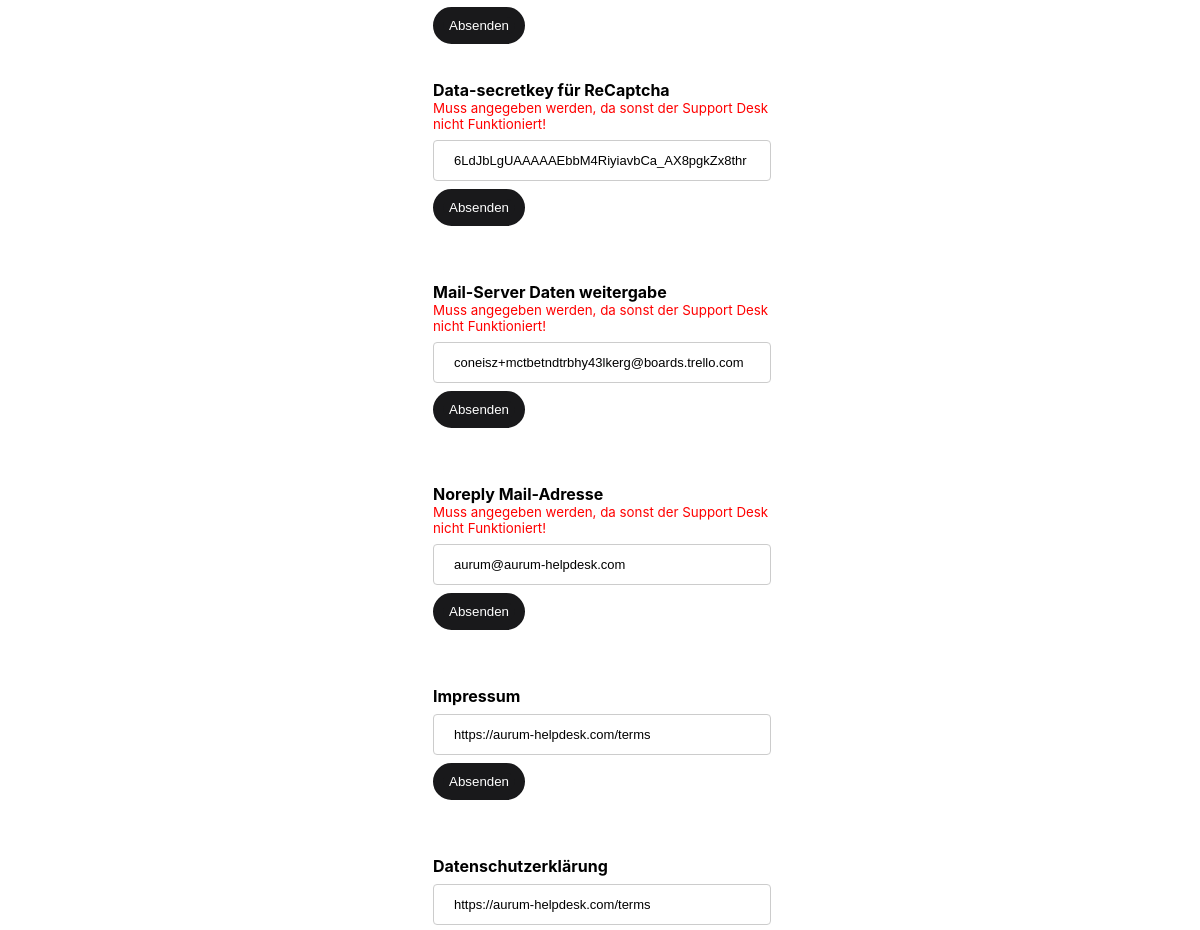
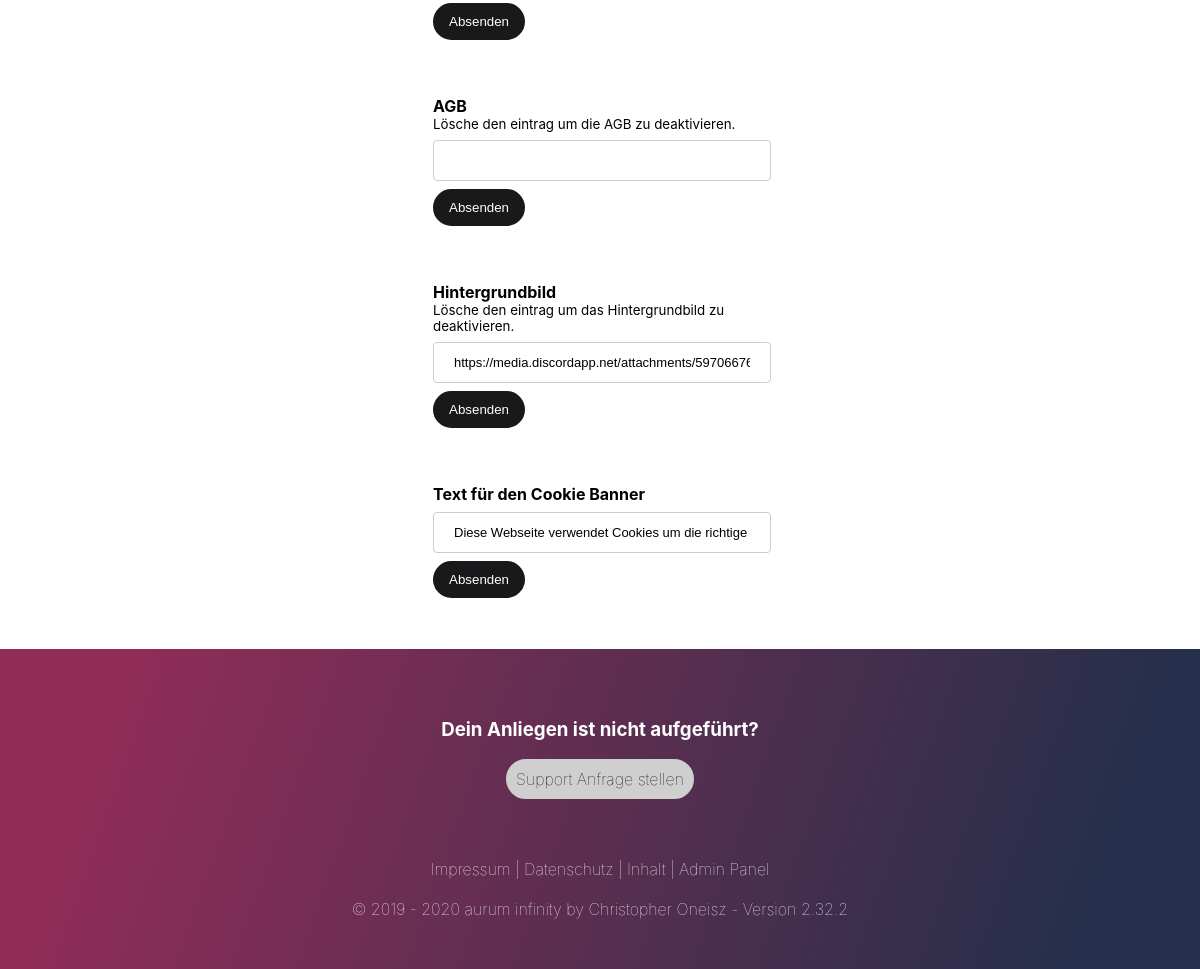
The page /sites/admin/login.php?settings (signed in, lower part) on the database as committed earlier (2 pictures, top to bottom).
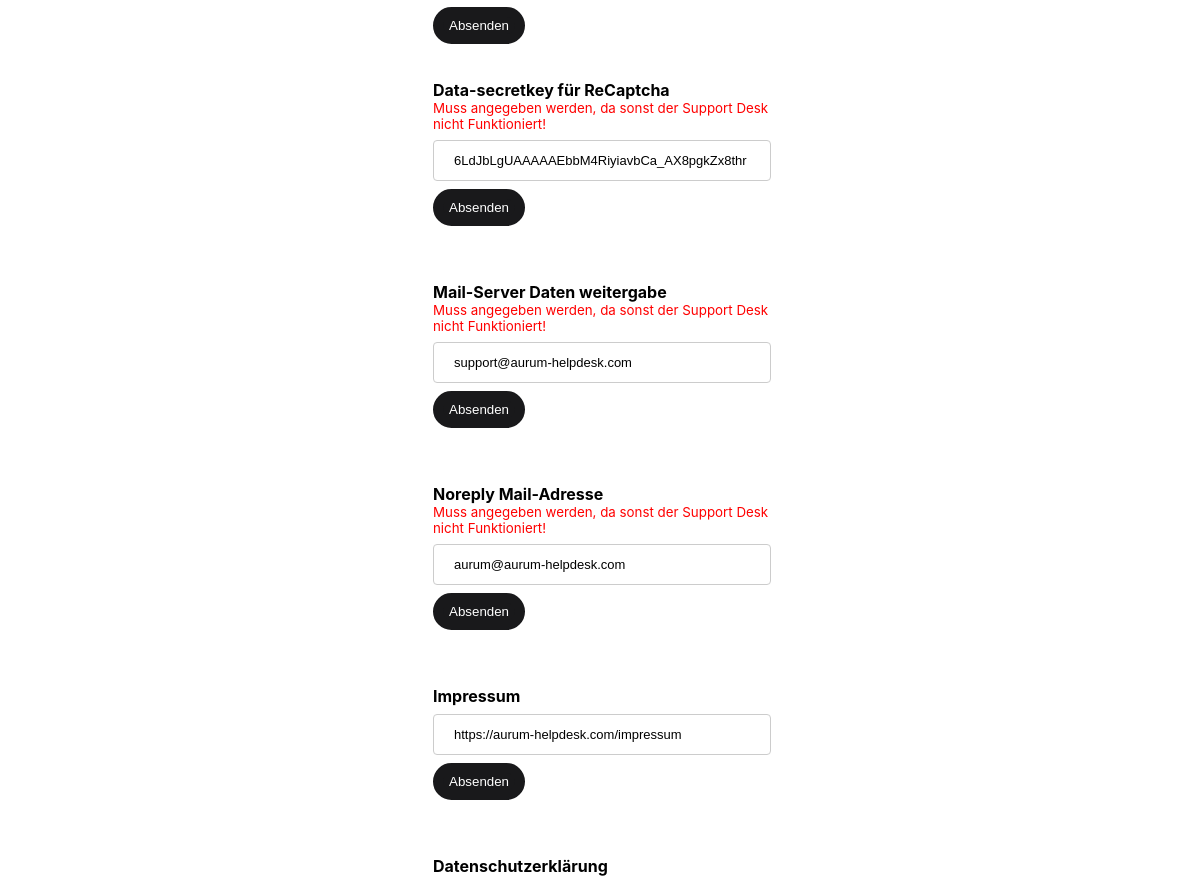
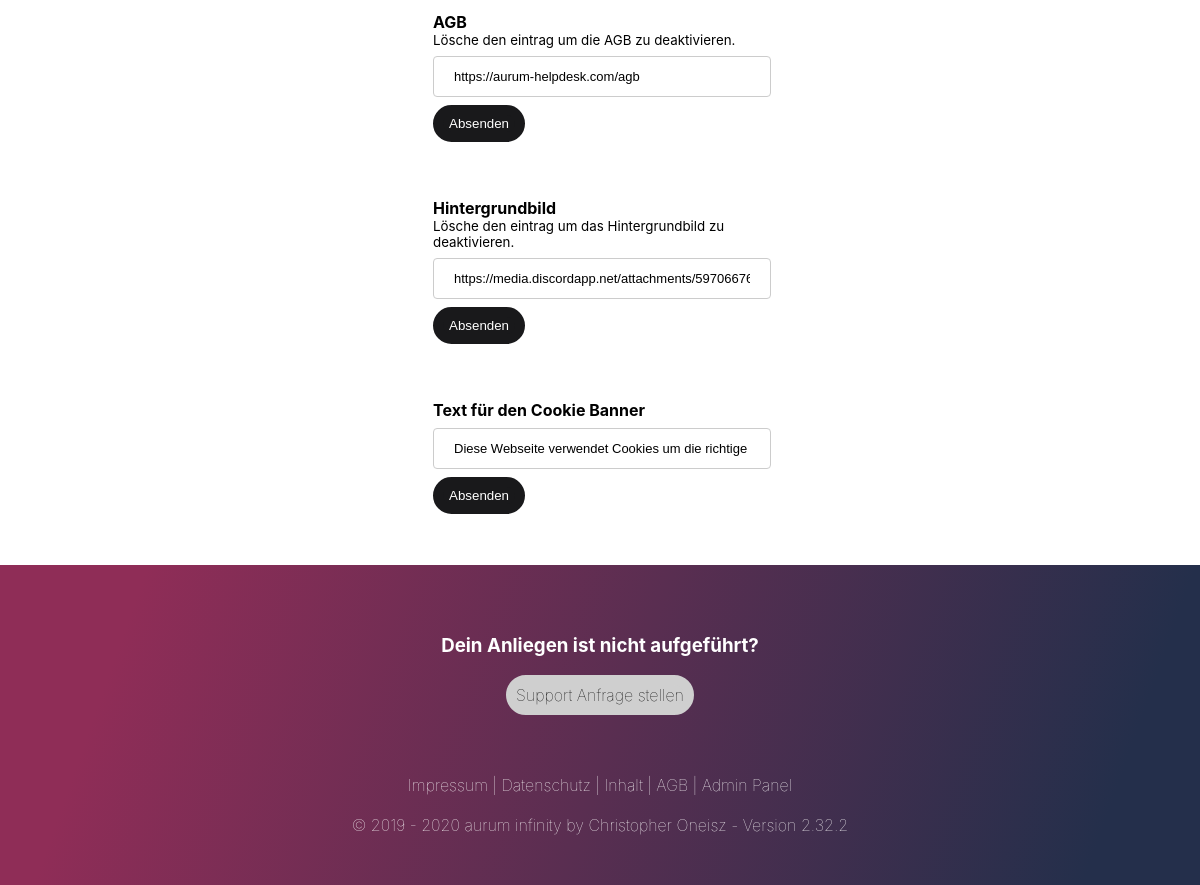
The same page on the database as committed later (2 pictures, top to bottom).
### tables this page shows
CREATE TABLE `google_config` (
  `ID` int(11) NOT NULL,
  `description` text NOT NULL,
  `token` text NOT NULL
);

CREATE TABLE `mail_config` (
  `ID` int(11) NOT NULL,
  `category` text NOT NULL,
  `description` text NOT NULL,
  `other` text NOT NULL
);

CREATE TABLE `domain_config` (
  `ID` int(11) NOT NULL,
  `domain_path` text NOT NULL,
  `description` text NOT NULL
);

CREATE TABLE `aurum_info` (
  `ID` int(11) NOT NULL,
  `info` text NOT NULL
);

### sites/admin/settings.php (the view, shortened to what this page needs)
<br>
<br>
<br>
<br>
<br>
<br>
<br>
<br>
<?php
$result = mysqli_query($conn, "SELECT * FROM google_config WHERE ID = '1'");
while ($row = mysqli_fetch_array($result)) { ?>
    <form method="POST">
        <button name="submit-data" class="tag-back" type="submit">
            Absenden
        </button>
    </form>
<?php } ?>
<br>
<b>Data-secretkey für ReCaptcha</b>
<br>
<small style="color: red;">Muss angegeben werden, da sonst der Support Desk nicht Funktioniert!</small>
<?php
$result = mysqli_query($conn, "SELECT * FROM google_config WHERE ID = '2'");
while ($row = mysqli_fetch_array($result)) { ?>
    <form method="POST">
        <input type="text" value="<?php echo $row["token"]; ?>" placeholder="Deaktiviert" name="text" pattern="[A-Za-z0-9]+" title="Bitte gib gib einen Data-sitekey für ReCaptcha an!" required>
        <button name="submit-sceret" class="tag-back" type="submit">
            Absenden
        </button>
    </form>
<?php } ?>
<br>
<br>
<b>Mail-Server Daten weitergabe</b>
<br>
<small style="color: red;">Muss angegeben werden, da sonst der Support Desk nicht Funktioniert!</small>
<?php
$result = mysqli_query($conn, "SELECT * FROM mail_config WHERE ID = '1'");
while ($row = mysqli_fetch_array($result)) { ?>
    <form method="POST">
        <input type="text" value="<?php echo $row["description"]; ?>" name="text" pattern="[a-z0-9._%+-]+@[a-z0-9.-]+\.[a-z]{2,}$">
        <button name="submit-71" class="tag-back" type="submit">
            Absenden
        </button>
    </form>
<?php } ?>
<br>
<br>
<b>Noreply Mail-Adresse</b>
<br>
<small style="color: red;">Muss angegeben werden, da sonst der Support Desk nicht Funktioniert!</small>
<?php
$result = mysqli_query($conn, "SELECT * FROM mail_config WHERE ID = '3'");
while ($row = mysqli_fetch_array($result)) { ?>
    <form method="POST">
        <input type="text" value="<?php echo $row["description"]; ?>" name="text" pattern="[a-z0-9._%+-]+@[a-z0-9.-]+\.[a-z]{2,}$">
        <button name="submit-71" class="tag-back" type="submit">
            Absenden
        </button>
    </form>
<?php } ?>
<br>
<br>
<b>Impressum</b>
<?php
$result = mysqli_query($conn, "SELECT * FROM domain_config WHERE ID = '4'");
while ($row = mysqli_fetch_array($result)) { ?>
    <form method="POST">
        <input type="text" value="<?php echo $row["domain_path"]; ?>" name="text" pattern="https?://.+" title="Bitte Domains immer mit https oder http angeben">
        <button name="submit-4" class="tag-back" type="submit">
            Absenden
        </button>
    </form>
<?php } ?>
<br>
<br>
<b>Datenschutzerklärung</b>
<?php
$result = mysqli_query($conn, "SELECT * FROM domain_config WHERE ID = '5'");
while ($row = mysqli_fetch_array($result)) { ?>
    <form method="POST">
        <input type="text" value="<?php echo $row["domain_path"]; ?>" name="text" pattern="https?://.+" title="Bitte Domains immer mit https oder http angeben">
        <button name="submit-5" class="tag-back" type="submit">
            Absenden
        </button>
    </form>
<?php } ?>
<br>
<br>
<b>AGB</b>
<br>
<small>Lösche den eintrag um die AGB zu deaktivieren.</small>
<?php
$result = mysqli_query($conn, "SELECT * FROM domain_config WHERE ID = '6'");
while ($row = mysqli_fetch_array($result)) { ?>
    <form method="POST">
        <input type="text" value="<?php echo $row["domain_path"]; ?>" name="text" pattern="https?://.+" title="Bitte Domains immer mit https oder http angeben">
        <button name="submit-6" class="tag-back" type="submit">
            Absenden
        </button>
    </form>
<?php } ?>
<br>
<br>
<b>Hintergrundbild</b>
<br>
<small>Lösche den eintrag um das Hintergrundbild zu deaktivieren.</small>
<?php
$result = mysqli_query($conn, "SELECT * FROM domain_config WHERE ID = '7'");
while ($row = mysqli_fetch_array($result)) { ?>
    <form method="POST">
        <input type="text" value="<?php echo $row["domain_path"]; ?>" name="text" pattern="https?://.+" title="Bitte Domains immer mit https oder http angeben">
        <button name="submit-7" class="tag-back" type="submit">
            Absenden
        </button>
    </form>
<?php } ?>
<br>
<br>
<b>Text für den Cookie Banner</b>
<br>
<?php
$result = mysqli_query($conn, "SELECT * FROM aurum_info WHERE ID = '23'");
while ($row = mysqli_fetch_array($result)) { ?>
    <form method="POST">
        <input type="text" value="<?php if ($row['info'] == NULL) {
                                        echo "Diese Webseite verwendet Cookies um die richtige Nutzung zu gewährleisten.";
                                    } else {
                                        echo $cookie_text;
                                    } ?>" name="text" placeholder="">
        <button name="submit-cookies" class="tag-back" type="submit">
            Absenden
        </button>
    </form>
<?php } ?>
<br>
</div>

### assets/header.php (shortened to what this page needs)
<?php
$server = "localhost";
$user = "root";
$database = "test";
$password = "";
$conn = new mysqli($server, $user, $password, $database);
?>
<?php
$result = mysqli_query($conn, "SELECT * FROM domain_config WHERE description = 'domain'");
while ($row = mysqli_fetch_array($result)) {
    $url = $row["domain_path"];
}
$result = mysqli_query($conn, "SELECT * FROM domain_config WHERE description = 'datenschutz'");
while ($row = mysqli_fetch_array($result)) {
    $datenschutz = $row["domain_path"];
}
$result = mysqli_query($conn, "SELECT * FROM domain_config WHERE description = 'impressum'");
while ($row = mysqli_fetch_array($result)) {
    $impressum = $row["domain_path"];
}
$result = mysqli_query($conn, "SELECT * FROM domain_config WHERE description = 'agb'");
while ($row = mysqli_fetch_array($result)) {
    $agb = $row["domain_path"];
}
$result = mysqli_query($conn, "SELECT * FROM modules_enable WHERE ID = '1'");
while ($row = mysqli_fetch_array($result)) {
    $support_enabled = $row["state"];
}
$result = mysqli_query($conn, "SELECT * FROM aurum_info WHERE ID = '23'");
while ($row = mysqli_fetch_array($result)) {
    $cookie_text = $row["info"];
}
?>
<html lang="de">
<head>
    <link href="<?php echo $url; ?>/assets/style.css" rel="stylesheet">
</head>
<?php include ('cookiebanner.php');?>
<body>

### assets/cookiebanner.php (shortened to what this page needs)
<?php
if (empty($_SESSION['cookies'])) {
?>
    <br><br><br>
<?php
} elseif (isset($_SESSION['cookies']) == 1) {
}
?>

### sites/admin/login.php (shortened to what this page needs)
<?php include '../../assets/header.php'; ?>
<br>
<?php
if(isset($_SESSION['admin'])){
?>
<div class="text">
        <div class="box2">
        <?php
        if(isset($_GET['faq'])){
            include 'faq.php';
        } elseif(isset($_GET['settings'])){
            include 'settings.php';
        } elseif(isset($_GET['add_faq'])){
            include 'add_faq.php';
        } elseif(isset($_GET['edit_faq'])){
            include 'edit_faq.php';
        } elseif(isset($_GET['delete_faq'])){
            include 'delete_faq.php';
        } elseif(isset($_GET['apply'])){
            include 'apply.php';
        } elseif(isset($_GET['add_apply'])){
            include 'add_apply.php';
        } elseif(isset($_GET['module'])){
            include 'module.php';
        } elseif(isset($_GET['option'])){
            include 'option.php';
        } else {
            include 'start.php';
        }
        ?>
        </div>
<?php
} else{
    ?>
      <meta http-equiv='refresh' content='0; URL=<?php echo $url; ?>sites/admin'>
      <?php
}
?>
<?php include '../../assets/footer.php'; ?>
</body>

### assets/footer.php
<div class="footer">
    <div class="contentBox1">
        <center>
            <?php
            if($support_enabled == '1'){ ?>
                    <h3>Dein Anliegen ist nicht aufgeführt?</h3>
                    <a href="<?php echo $url; ?>sites/support-request/"><div class="tag-start">Support Anfrage stellen</div></a>
                    <br>
                <?php }
            ?>
            <br><br>
            <a href="<?php echo $impressum; ?>" style="color:white;">Impressum </a> |
            <a href="<?php echo $datenschutz; ?>" style="color:white;">Datenschutz </a>|
            <a href="<?php echo $url; ?>sites/content/index.php" style="color:white;">Inhalt</a>
            <?php if (empty($agb)) {
            } else { ?>
                | <a href="<?php echo $agb; ?>" style="color:white;">AGB </a>
            <?php } ?>
            <?php if (empty($_SESSION['admin'])) {
            } else { ?>
                | <a href="<?php echo $url; ?>sites/admin/" style="color:white;" target="_blank">Admin Panel </a>
            <?php } ?>
            <br>
            <br>
            © 2019 - <?php echo date("Y");?> aurum infinity by Christopher Oneisz - Version 2.32.2
        </center>
    </div>

### assets/style.css (style rules this page uses)
html { height: 100%; box-sizing: border-box; }
body { margin: 0; color: black; }
.footer { color: rgb(255, 255, 255); background-size: 100%; padding: 50 50; clear: both; position: relative; font-family: -apple-system, BlinkMacSystemFont, 'Segoe UI', Roboto, Oxygen, Ubuntu, Cantarell, 'Open Sans', 'Helvetica Neue', sans-serif; text-align: left; font-weight: 100; margin-top: 20%; background-color: #bdd8fe; background-image: linear-gradient( 109.6deg, rgb(143, 45, 87) 11.2%, rgb(36, 47, 75) 91.1%); }
.text { margin-left: 50px; font-family: -apple-system, BlinkMacSystemFont, 'Segoe UI', Roboto, Oxygen, Ubuntu, Cantarell, 'Open Sans', 'Helvetica Neue', sans-serif; }
.box1, .box2, .box3 { float: left; width: 32%; margin-right: 0%; padding: 15px; box-sizing: border-box; color: black; border-radius: 40px; }
a { text-decoration: none; }
.tag-back { background-color: #19191b; border-radius: 30px; border: #19191b solid 10px; width: max-content; font-weight: 100; text-decoration: white; color: white; -webkit-transition: all .2s linear; transition: all .1s linear; }
.tag-start { background-color: #cfcfcf; border-radius: 30px; border: #cfcfcf solid 10px; width: max-content; color: rgb(0, 0, 0); -webkit-transition: all .2s linear; transition: all .2s linear; }
input[type=text], select, textarea { width: 100%; padding: 12px 20px; margin: 8px 0; display: inline-block; font-size: 13px; border: 1px solid #ccc; border-radius: 4px; box-sizing: border-box; }

Rows that differ between the two databases and show on the page:
removed domain_config: text "https://aurum-helpdesk.com/terms"
changed mail_config: text "coneisz+mctbetndtrbhy43lkerg@boards.trello.com" → "support@aurum-helpdesk.com"
changed domain_config: text "https://aurum-helpdesk.com/terms" → "https://aurum-helpdesk.com/impressum"
changed domain_config: text (not shown) → "https://aurum-helpdesk.com/agb"
Other text that changed with them:
text now shown: "| AGB"
